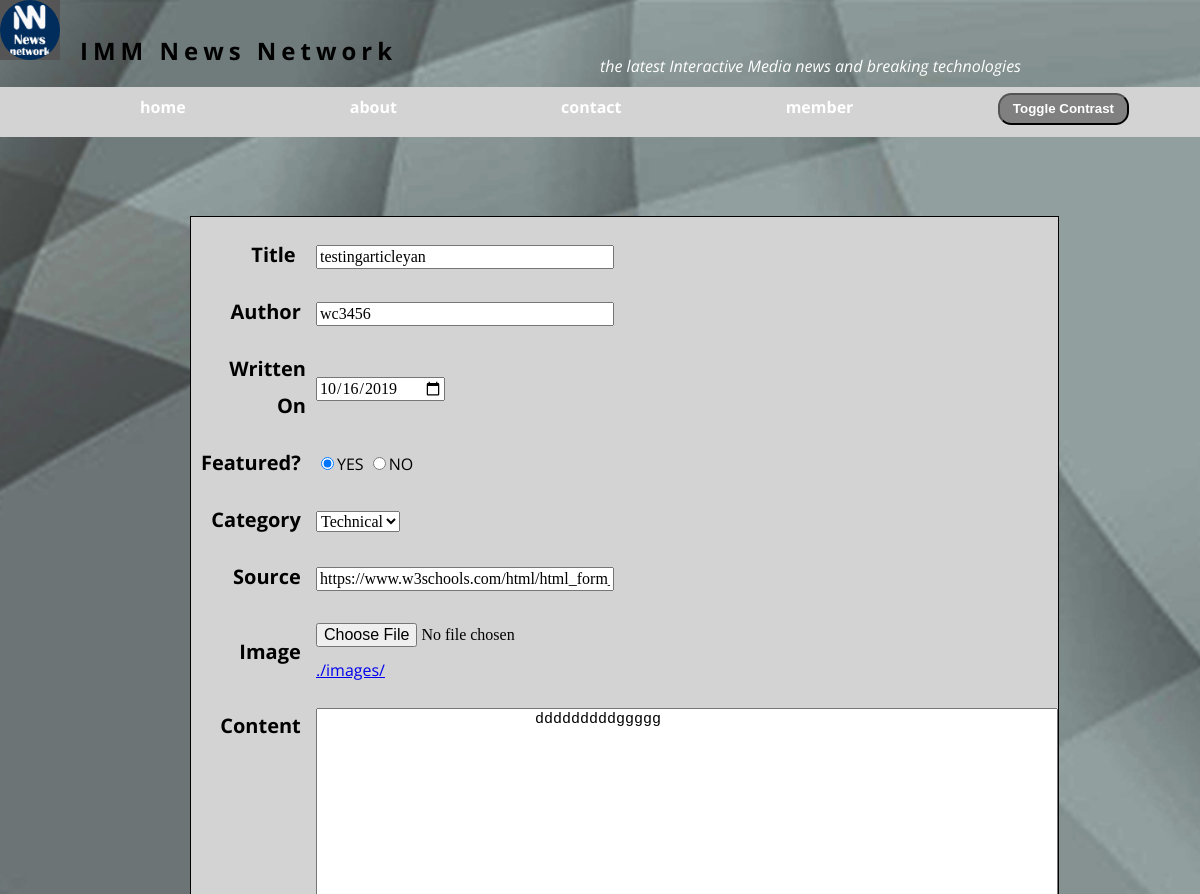
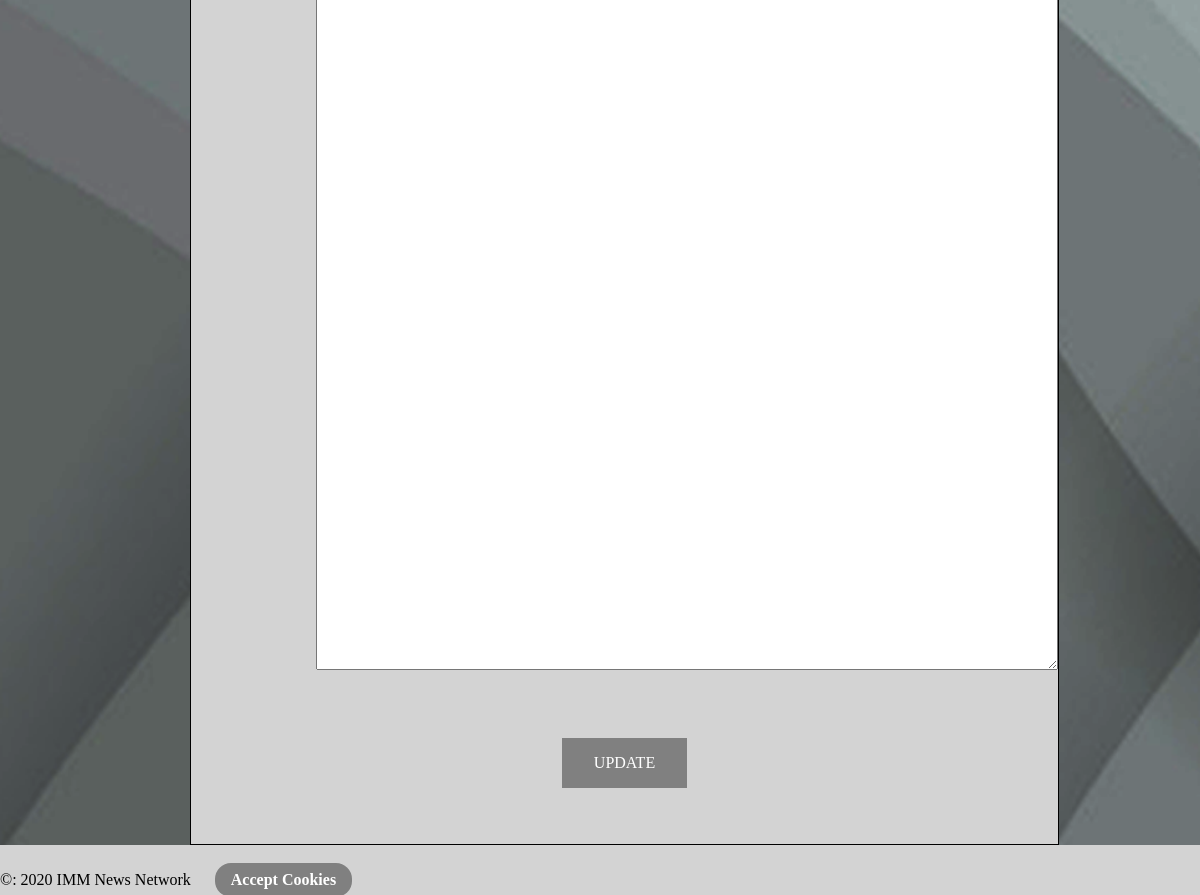
/articleAdminEdit.php?articleId=7, run on an earlier commit of the app's database (2 pictures, top to bottom).
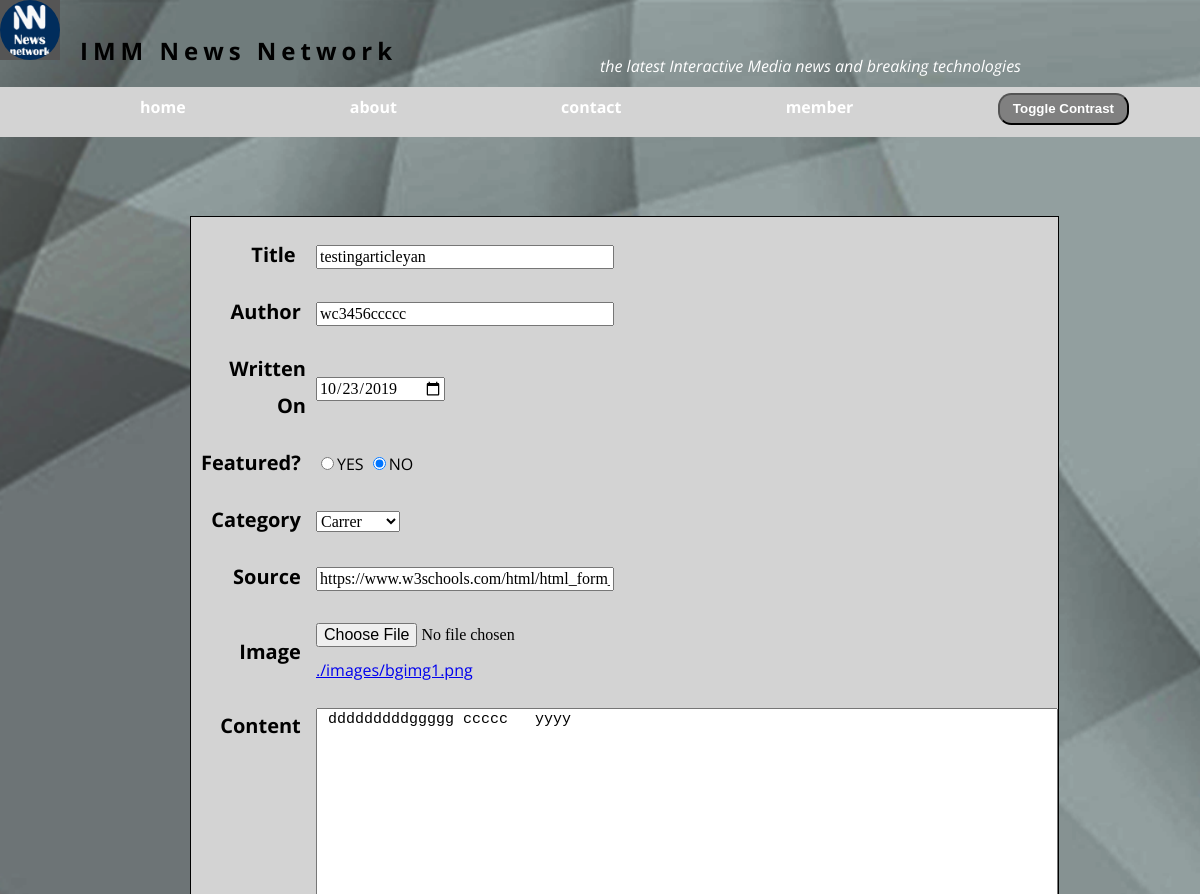
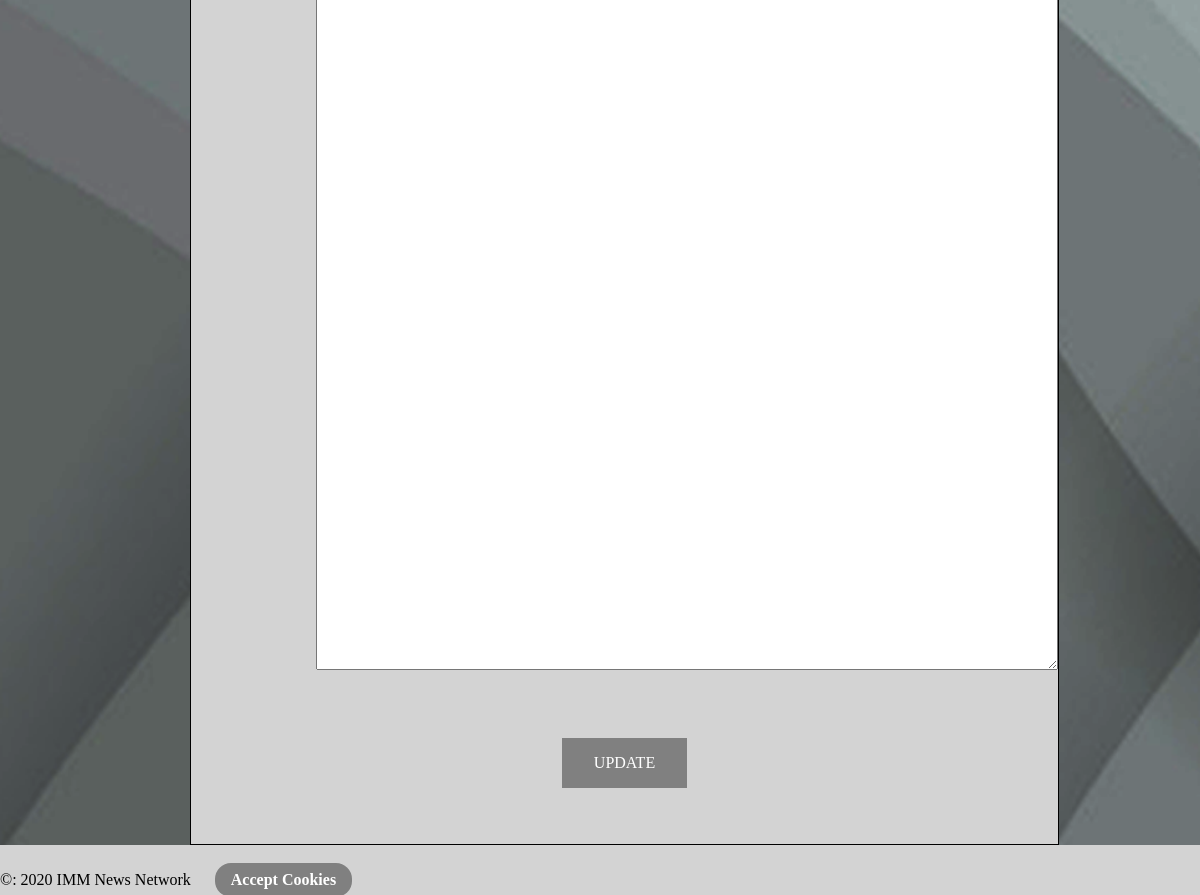
And on a later commit of the database (2 pictures, top to bottom).
### tables this page shows
CREATE TABLE `article` (
  `articleId` int(11) NOT NULL,
  `title` varchar(50) NOT NULL,
  `author` varchar(50) NOT NULL,
  `category` varchar(1) NOT NULL,
  `link` varchar(50) NOT NULL,
  `imgFile` varchar(50) NOT NULL,
  `content` varchar(5000) DEFAULT NULL,
  `lastModified` datetime NOT NULL DEFAULT current_timestamp(),
  `isFeatured` tinyint(1) NOT NULL,
  `dateWritten` date DEFAULT NULL
);

### articleAdminEdit.php (the view, shortened to what this page needs)
<?php session_start();
$articleId=$_GET['articleId'];
	include("includes/db-config.php");
	$stmt = $pdo->prepare("SELECT * FROM `article` where `articleId`=$articleId;");
	$stmt->execute();
	$row = $stmt->fetch();
?>
<!doctype html>
<html>
<?php include("includes/header.php");?>
		<section class="response">
			<form action="articleadminEditProcessing.php" enctype='multipart/form-data' method="POST">
				<table align="center"  width=60% height=60%  bgcolor="lightgrey"  padding=5px margin=5px>
					<tr>
						<td align= right class="texts" >
							<label for="title" ><b>Title &nbsp;</b></label>
						</td>
						<td  class="texts">
							<input  type="text" name="title" maxlength="50" size="30" value="<?php echo($row['title']);?>" required/>
						</td>
					</tr>
					<tr>
						<td align= right class="texts" >
							<label for="author"><b>Author&nbsp;</b></label>
						</td>
						<td class="texts">
							<input  type="text" name="author" maxlength="50" size="30"
							value="<?php echo($row['author']);?>" />
						</td>
					</tr>
					<tr>
						<td align= right class="texts" >
							<label for="dateWritten"><b>Written On</b></label>
						</td>
						<td class="texts">
							<input  type="date" name="dateWritten" maxlength="50" size="30" value="<?php echo($row['dateWritten']);?>" />
						</td>
					</tr>
					<tr>
						<td align= right class="texts" >
						<label for="isFeatured"><b>Featured?&nbsp;</b></label>
						</td>
						<td class="texts">
							<input name="isFeatured" type="radio" <?php if ($row["isFeatured"]==1) { echo("checked");} ;?> value="1"/>YES
							<input name="isFeatured" type="radio"  <?php if ($row["isFeatured"]==0) {echo("checked");}; ?> value="0"/>NO
						</td>
					</tr>
					<tr>
						<td align= right class="texts" >
						<label for="category"><b>Category&nbsp;</b></label>
						</td>
						<td class="texts">
							<select name="category">
								<option <?php if($row["category"] == 'T'){echo('selected');} ?> value="T">Technical
								</option>
								<option <?php if($row["category"] == 'C'){echo('selected');} ?> value="C">Carrer
								</option>
							</select><br>
						</td>
					</tr>
					<tr>
							<td align= right class="texts" >
								<label for="url"><b>Source&nbsp;</b></label>
							</td>
							<td class="texts">
								<input  type="url" name="link" maxlength="50" size="30"
								value="<?php echo($row['link']);?>" />
							</td>
					</tr>
					<tr>
						<td align= right class="texts" >
							<label for="imgFile"><b>Image&nbsp;</b></label>
						</td>
						<td class="texts">
							<input  type="file" name="imgFile" maxlength="50" size="30"/>
							<br>
							<a href="<?php echo($row['imgFile']);?>"  target="_blank">
								<?php echo($row['imgFile']);?></a>
						</td>
					</tr>
					<tr>
							<td align= right valign=top class="texts" >
								<label for="Content"><b>Content&nbsp;</b></label>
							</td>
							<td class="texts"  align=left>
								<textarea  rows="50" cols="80" name="content"  width=60% align=center style="font-size: 15px;"
								value="<?php echo($row['content']);?>"><?php echo($row['content']);?>
								</textarea>
							</td>
					</tr>
					<tr>
						<td colspan="2">&nbsp;</td>
					</tr>
					<tr>
						<td colspan="2" style="text-align:center;font-weight:bold; ">
						<input type="submit" value="UPDATE" />
					</td>
					</tr>
					<tr>
						<td colspan="2">&nbsp;</td>
					</tr>
				</table>
			</form>
			<p><a href="articleManaging.php"  class="readmore">Back to article ist&gt;&gt;</a><a href="loginVipResponse.php" class="readmore">Back to log in&gt;&gt;></p></a>
		</section>
		<?php include("includes/footer.php");?>
</body>
</html>

What changed in the data, as far as the page shows it:
changed article "testingarticleyan": author "wc3456" → "wc3456ccccc"; dateWritten "10/16/2019" → "10/23/2019"; isFeatured "☑" → "☐"; isFeatured "☐" → "☑"; category "Technical" → "Carrer"; imgFile "./images/" → "./images/bgimg1.png"; content "dddddddddggggg" → "dddddddddggggg ccccc yyyy"
